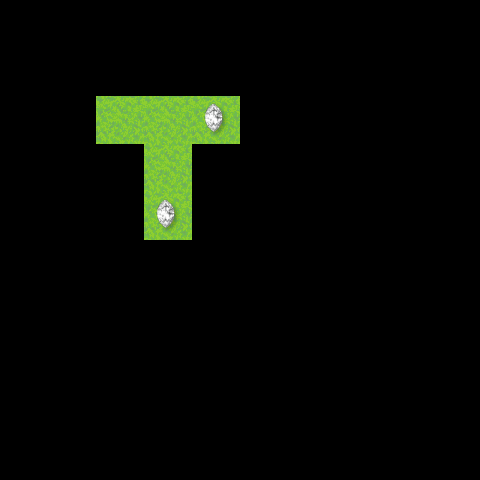

Rendered tile map (Tiled .tmx) drawn with the repository's tilesets; below, a short description and the full map source, tile grids included:
An orthogonal 10x10 tile map with 48x48 px tiles, 2 tile layers (ground, object).

<map version="1.2" tiledversion="1.2.5" orientation="orthogonal" renderorder="right-down" width="10" height="10" tilewidth="48" tileheight="48" infinite="0" nextlayerid="3" nextobjectid="1">
 <tileset firstgid="1" name="0-99" tilewidth="48" tileheight="48" tilecount="110" columns="10">
  <image source="0-99-2.png" width="480" height="528" />
 </tileset>
 <layer id="2" name="ground" width="10" height="10">
  <data encoding="csv">
0,0,0,0,0,0,0,0,0,0,
0,0,0,0,0,0,0,0,0,0,
0,0,51,51,51,0,0,0,0,0,
0,0,0,51,0,0,0,0,0,0,
0,0,0,51,0,0,0,0,0,0,
0,0,0,0,0,0,0,0,0,0,
0,0,0,0,0,0,0,0,0,0,
0,0,0,0,0,0,0,0,0,0,
0,0,0,0,0,0,0,0,0,0,
0,0,0,0,0,0,0,0,0,0
</data>
 </layer>
 <layer id="1" name="object" width="10" height="10">
  <data encoding="csv">
0,0,0,0,0,0,0,0,0,0,
0,0,0,0,0,0,0,0,0,0,
0,0,0,0,61,0,0,0,0,0,
0,0,0,0,0,0,0,0,0,0,
0,0,0,61,0,0,0,0,0,0,
0,0,0,0,0,0,0,0,0,0,
0,0,0,0,0,0,0,0,0,0,
0,0,0,0,0,0,0,0,0,0,
0,0,0,0,0,0,0,0,0,0,
0,0,0,0,0,0,0,0,0,0
</data>
 </layer>
</map>
